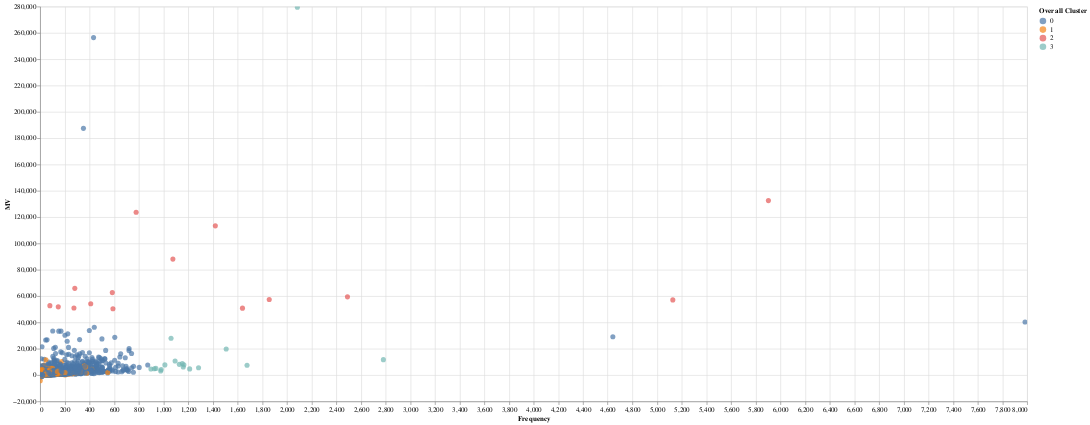

This figure's notebook cell:
### Code cell
import altair as alt
alt.Chart(df.groupby('CustomerID')[['Recency', 'Frequency', 'MV', 'Overall Cluster']].first()).mark_circle(size=60).encode(
    x='Frequency',
    y='MV',
    color='Overall Cluster:N',
    tooltip=['MV', 'Frequency', 'Recency']
).interactive().properties(
    width=1500,
    height=600
)

### Figure 1 — Vega-Lite specification as saved in the notebook (floating-point values rounded to 4 significant figures; data arrays with more than 128 entries replaced by an {"elided": "..."} marker saying what was removed)
{"config": {"view": {"continuousWidth": 400, "continuousHeight": 300}}, "data": {"name": "data-d1ec023b9c47bdf69d98cf77dbb8b307"}, "mark": {"type": "circle", "size": 60}, "encoding": {"color": {"field": "Overall Cluster", "type": "nominal"}, "tooltip": [{"field": "MV", "type": "quantitative"}, {"field": "Frequency", "type": "quantitative"}, {"field": "Recency", "type": "quantitative"}], "x": {"field": "Frequency", "type": "quantitative"}, "y": {"field": "MV", "type": "quantitative"}}, "height": 600, "selection": {"selector026": {"type": "interval", "bind": "scales", "encodings": ["x", "y"]}}, "width": 1500, "$schema": "https://vega.github.io/schema/vega-lite/v4.17.0.json", "datasets": {"data-d1ec023b9c47bdf69d98cf77dbb8b307": {"elided": "4372 records"}}}
